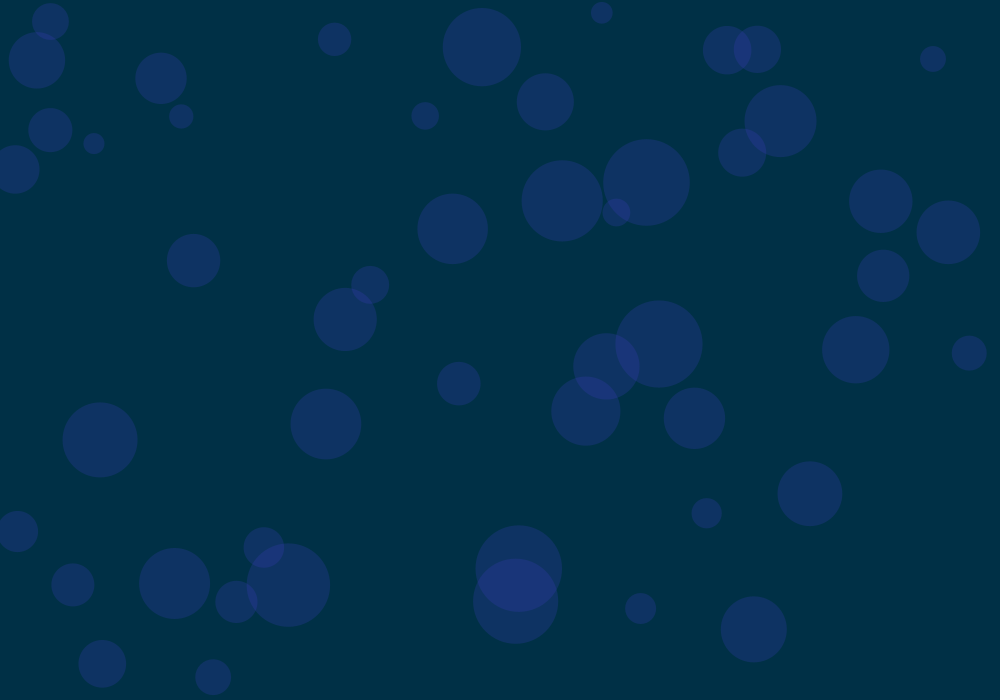
Frame 1 (no input)
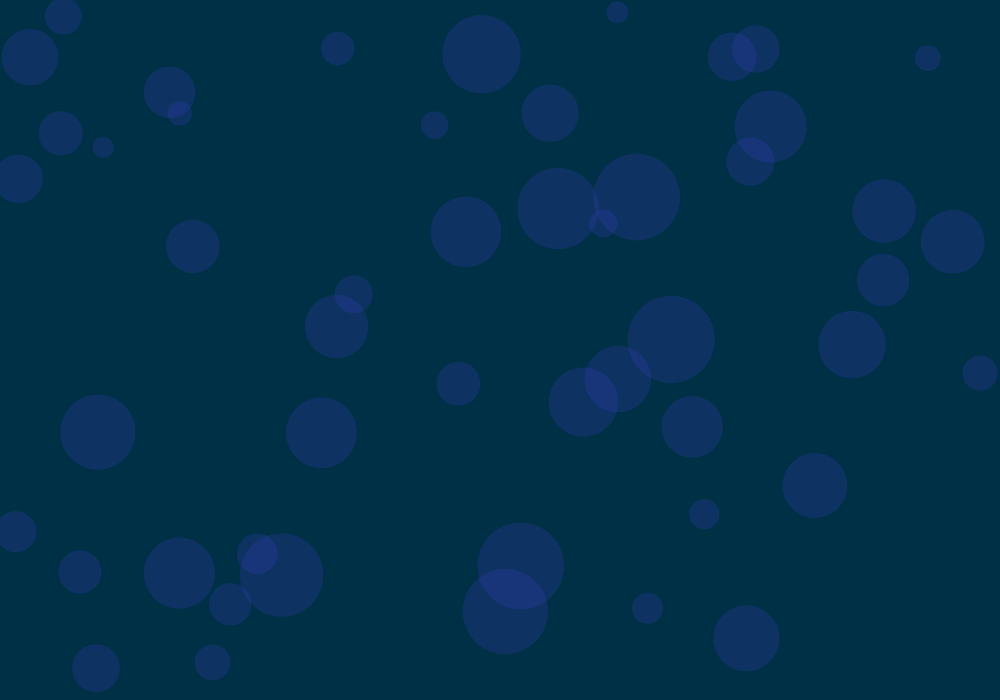
Frame 60 (the mouse pressed at the canvas centre just before this capture)
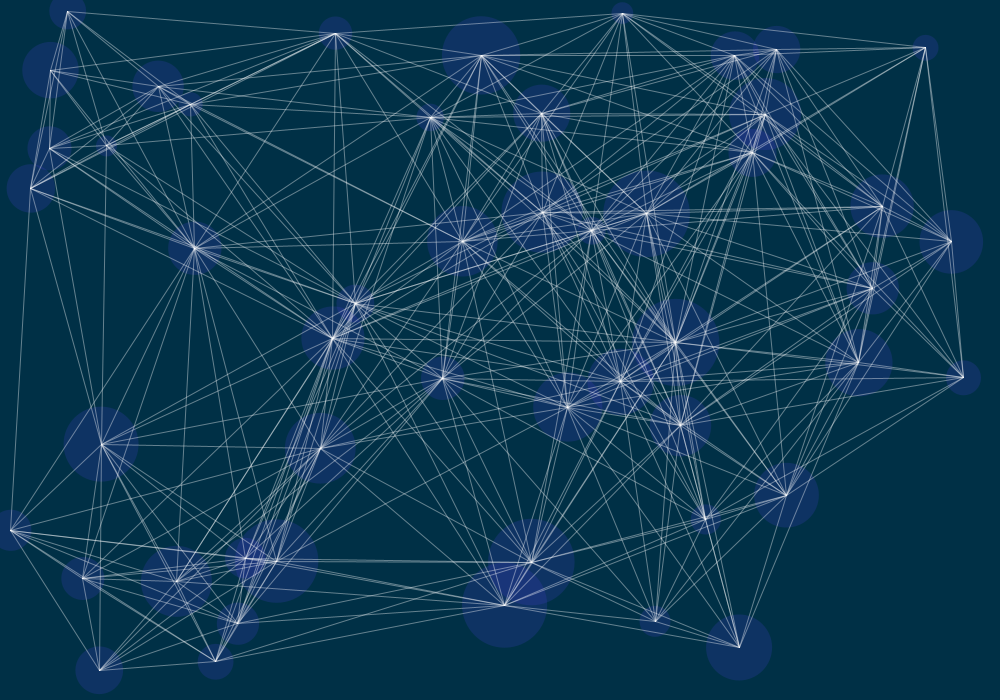
Frame 120 (the mouse held since frame 60 and released just before this capture)

The Processing sketch that drew these frames (run headless with seeded random() and noise(); from frame 60 on, the mouse is pressed at the canvas centre):

// Processing sketch: Level_B
// ── Level_B.pde
Circle[] circles;
int numCircles = 50;
int maxDistance;

void setup() {
  size(1000, 700);
  smooth();

  // create an array and fill it with circles
  circles = new Circle[numCircles];
  for (int i=0; i< numCircles; i++) {
    circles[i] = new Circle(random(width), random(height), random(20, 90));
  }
}

void draw() {
  // clear background
  background(0, 48, 70);
  
  // update and display the circles
  for (int i=0; i< numCircles; i++) {
    circles[i].update(); 
    circles[i].display();
  }

  // define maximum distance
  maxDistance = mouseY;
  
  // look of the lines
  stroke(255, 100);
  strokeWeight(1);

  for (int i=0; i< numCircles; i++) {
    // compare circle to other circles
    for (int j=i+1; j< numCircles; j++) {
      // draw line if distance is below 'maxDistance'
      if (dist(circles[i].x, circles[i].y, circles[j].x, circles[j].y) < maxDistance) {
        line(circles[i].x, circles[i].y, circles[j].x, circles[j].y);
      }
    }
  }
}

class Circle {
  float x, y, dia;

  Circle(float x, float y, float dia) {
    this.x =x;
    this.y =y;
    this.dia = dia;
  }

  void update() {
    // code for movement here
    // this is just some random displacement
    x = x + random(-2, 2);
    y = y + random(-2, 2);
  }

  void display() {
    // code for drawing the circles
    noStroke();
    fill(60, 60, 190, 60);
    ellipse(x, y, dia, dia);
  }
}
